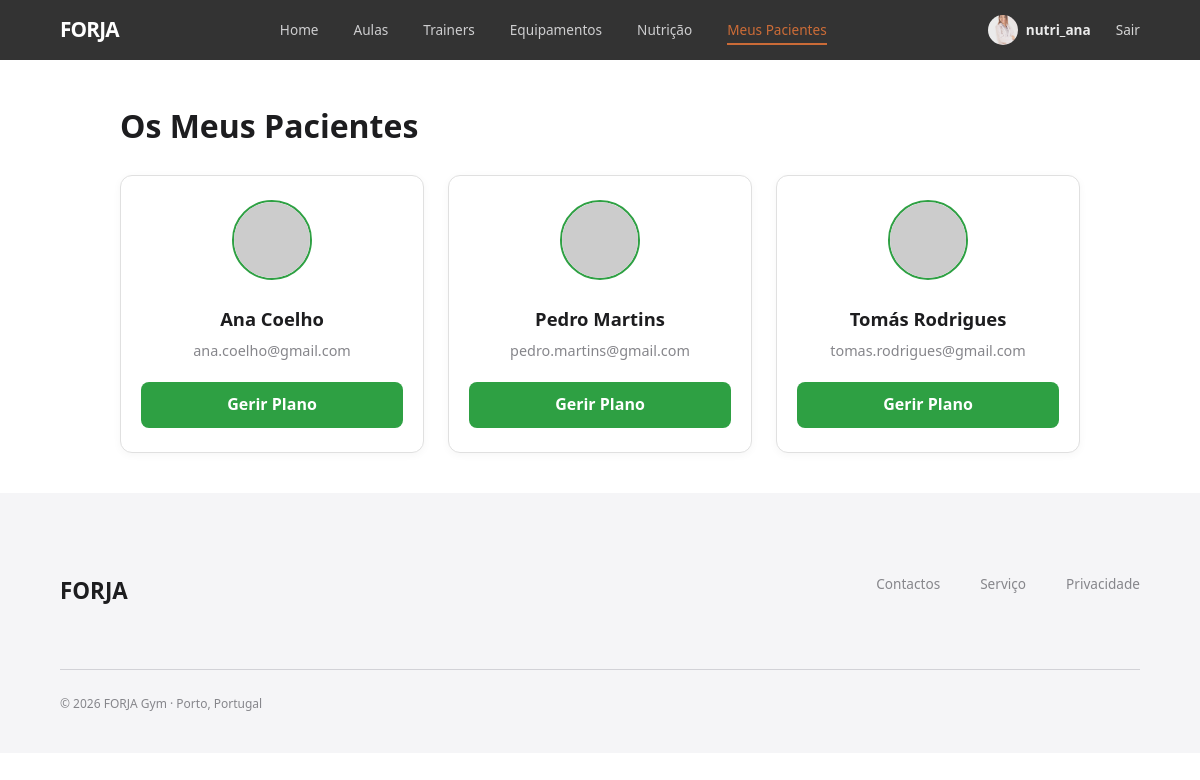
The app's page /pages/nutritionist_patients.php (signed in) with its own data.
### tables this page shows
CREATE TABLE user (
    id         INTEGER  PRIMARY KEY AUTOINCREMENT,
    username   TEXT     NOT NULL UNIQUE,
    name       TEXT     NOT NULL,
    age       INTEGER  CHECK (age >= 0),
    email      TEXT     NOT NULL UNIQUE,
    password   TEXT     NOT NULL, 
    photo      TEXT,              
    role       TEXT     NOT NULL
                        CHECK (role IN ('admin', 'trainer', 'member', 'nutritionist'))
                        DEFAULT 'member',
    created_at DATETIME NOT NULL DEFAULT CURRENT_TIMESTAMP,
    membership TEXT NOT NULL DEFAULT 'basico'
);

### pages/nutritionist_patients.php (called while the page is built, shortened)
<?php
require_once('../templates/common.php');
$current_user = UserAuth::currentUser();
$db = getDatabaseConnection();
$stmt = $db->prepare('
    SELECT DISTINCT u.id, u.name, u.photo, u.email
    FROM user u
    JOIN appointment a ON u.id = a.id_member
    WHERE a.id_nutritionist = ? AND a.status = \'confirmada\'
    ORDER BY u.name ASC
');
$stmt->execute([$current_user['id']]);
$patients = $stmt->fetchAll(PDO::FETCH_ASSOC);
require_once('../templates/nutritionist_patients.php');
output_nutritionist_patients($patients);
?>

### templates/nutritionist_patients.php (the view)
<?php function output_nutritionist_patients(array $patients) { ?>
<link rel="stylesheet" href="../css/nutrition.css">
<div class="patients-dashboard">
    <h1 class="patients-dashboard-title">Os Meus Pacientes</h1>
    <?php if (empty($patients)): ?>
        <div class="alert alert-info">Ainda não tens pacientes associados. Confirma as tuas consultas no teu perfil.</div>
    <?php else: ?>
        <div class="patients-grid">
            <?php foreach ($patients as $p):
                $photo_src = !empty($p['photo'])
                             ? "../imgs/" . htmlspecialchars($p['photo'])
                             : "https://ui-avatars.com/api/?name=" . urlencode($p['name']) . "&background=2ea043&color=fff";
            ?>
            <div class="patient-card">
                <img src="<?= $photo_src ?>" alt="<?= htmlspecialchars($p['name']) ?>" class="patient-photo" onerror="this.src='https://ui-avatars.com/api/?name=P&background=2ea043&color=fff'">
                <h3 class="patient-name"><?= htmlspecialchars($p['name']) ?></h3>
                <p class="patient-email"><?= htmlspecialchars($p['email']) ?></p>
                <a href="edit_nutrition_plan.php?member_id=<?= $p['id'] ?>" class="btn-manage">Gerir Plano</a>
            </div>
            <?php endforeach; ?>
        </div>
    <?php endif; ?>
</div>
<?php } ?>

### css/style.css (style rules this page uses)
:root { --orange: #f27a38; --orange-hover: #f5955d; --black: #000000; --white: #ffffff; --gray-bg: #f5f5f7; --gray-border: #d2d2d7; --text-main: #1d1d1f; --text-muted: #86868b; --radius-lg: 24px; --radius-sm: 12px; --transition: all 0.4s cubic-bezier(0.4, 0, 0.2, 1); }
* { margin: 0; padding: 0; box-sizing: border-box; }
body { font-family: "Segoe UI", Tahoma, Geneva, Verdana, sans-serif; line-height: 1.6; color: var(--text-main); }
a { text-decoration: none; color: inherit; }

### css/nutrition.css (style rules this page uses)
.patients-dashboard { max-width: 1000px; margin: 40px auto; padding: 0 20px; }
.patients-dashboard-title { color: var(--text-main); margin-bottom: 24px; font-weight: 700; }
.patients-grid { display: grid; grid-template-columns: repeat(auto-fill, minmax(260px, 1fr)); gap: 24px; }
.patient-card { background: var(--bg-card, #ffffff); border: 1px solid var(--border-color, #e0e0e0); border-radius: 12px; padding: 24px 20px; text-align: center; box-shadow: 0 2px 8px rgba(0,0,0,0.04); transition: transform 0.2s, box-shadow 0.2s; }
.patient-photo { width: 80px; height: 80px; border-radius: 50%; object-fit: cover; margin-bottom: 16px; border: 2px solid var(--primary-color, #2ea043); }
.patient-name { font-size: 1.15rem; color: var(--text-main, #1d1d1f); margin-bottom: 6px; font-weight: 600; }
.patient-email { font-size: 0.9rem; color: var(--text-muted, #86868b); margin-bottom: 20px; }
.btn-manage { display: inline-block; width: 100%; background-color: var(--primary-color, #2ea043); color: #fff; text-decoration: none; padding: 10px 16px; border-radius: 8px; font-weight: 600; transition: opacity 0.2s; }

### records on screen
user: name "Ana Coelho", email "ana.coelho@gmail.com"
user: name "Pedro Martins", email "pedro.martins@gmail.com"
user: name "Tomás Rodrigues", email "tomas.rodrigues@gmail.com"

### other values on screen
$user['username'] "nutri_ana"
